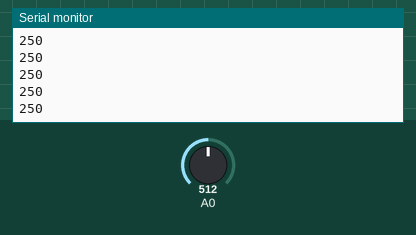
A sketch run on a simulated Arduino Uno, built with avr-gcc and run on an emulated ATmega328P. Parts: the last lines printed to the serial monitor. Inputs (shaded band) come from the test bench; at power-on: A0 = 512.

Above: at 1.2 s.
1.3 s: A0 set to 716
At 1.31 s:
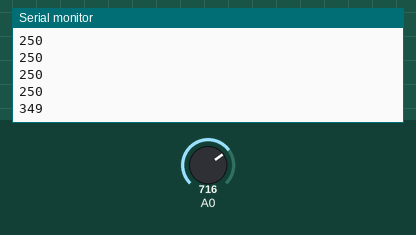
2.8 s: A0 set to 900
At 2.82 s:
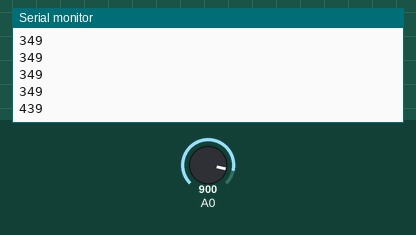
Timing chart, 0 to 5.8 s (numbered marks = the images above; inputs shaded):
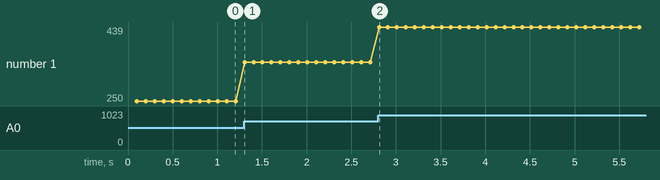

The sketch:

resistor_check.ino
```cpp
uint32_t counter = 0;
uint32_t sum = 0;
float avg = 0.0;

void setup() {
  Serial.begin(9600);
}

void loop() {
  delay(100);
  ++counter;
  int curr_val = analogRead(A0);
  sum += static_cast<uint32_t>(curr_val);
  avg = sum / float(counter);
  Serial.println(int(500 * (curr_val / 1023.0)));
  // Serial.println(curr_val);
}
```

Measured:
- after the input at 1.3 s, the serial monitor: prints a new line at once (image 1)
- after the input at 2.8 s, the serial monitor: prints a new line at once (image 2)
- plotted number 1: 250 → 349 after the input at 1.3 s, 349 → 439 after the input at 2.8 s
